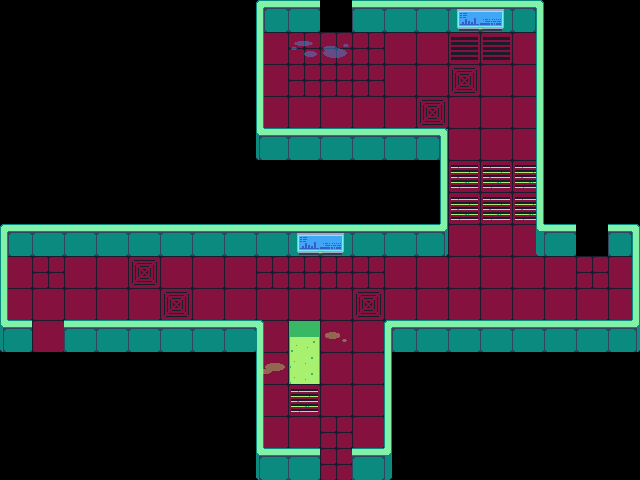

This is a level from a 2D game, rendered from its Tiled map with the project's own tilesets. A one-line summary and the complete map file follow:
An orthogonal 20x15 tile map with 32x32 px tiles, 4 tile layers (floor, walls, floorDecoration, props), 4 tilesets and 30 objects (4x Door, 3x Spawn, ChemicalTank, Trap, ExplosionEffect, ...).

<map version="1.10" tiledversion="1.11.2" orientation="orthogonal" renderorder="right-down" width="20" height="15" tilewidth="32" tileheight="32" infinite="0" nextlayerid="13" nextobjectid="148">
 <tileset firstgid="1" source="tileset_ebene3.tsx" />
 <tileset firstgid="852" source="props_and_items_ebene2.tsx" />
 <tileset firstgid="1380" source="Beartrap.tsx" />
 <tileset firstgid="1384" source="ExplosionEffect.tsx" />
 <layer id="3" name="floor" width="20" height="15">
  <data encoding="csv">
0,0,0,0,0,0,0,0,0,0,0,0,0,0,0,0,0,0,0,0,
0,0,0,0,0,0,0,0,72,71,71,71,72,72,70,70,72,0,0,0,
0,0,0,0,0,0,0,0,72,71,71,71,72,72,107,72,72,0,0,0,
0,0,0,0,0,0,0,0,72,72,72,72,72,107,72,72,72,0,0,0,
0,0,0,0,0,0,0,0,72,72,72,72,109,110,72,72,72,0,0,0,
0,0,0,0,0,0,0,0,0,0,0,0,0,0,74,74,74,0,0,0,
0,0,0,0,0,0,0,0,0,0,0,0,0,0,74,74,74,0,0,0,
0,0,0,72,74,107,107,72,184,72,72,72,72,71,72,72,72,0,0,0,
72,71,72,72,107,72,72,72,71,71,71,71,72,72,72,72,72,72,71,72,
72,72,72,72,72,107,72,72,72,72,72,107,72,72,72,72,72,72,72,72,
72,72,107,107,72,72,72,72,72,73,72,72,72,72,72,72,72,72,72,72,
0,0,0,0,0,0,0,0,72,184,72,72,0,0,0,0,0,0,0,0,
0,0,0,0,0,0,0,0,72,74,72,72,0,0,0,0,0,0,0,0,
0,0,0,0,0,0,0,0,72,72,71,72,0,0,0,0,0,0,0,0,
0,0,0,0,0,0,0,0,0,72,71,0,0,0,0,0,0,0,0,0
</data>
 </layer>
 <layer id="1" name="walls" width="20" height="15">
  <data encoding="csv">
0,0,0,0,0,0,0,0,3,6,0,6,6,6,6,6,9,0,0,0,
0,0,0,0,0,0,0,0,76,0,0,0,0,0,0,0,84,0,0,0,
0,0,0,0,0,0,0,0,76,0,0,0,0,0,0,0,84,0,0,0,
0,0,0,0,0,0,0,0,76,0,0,0,0,0,0,0,84,0,0,0,
0,0,0,0,0,0,0,0,373,6,6,6,6,47,0,0,84,0,0,0,
0,0,0,0,0,0,0,0,0,0,0,0,0,84,0,0,84,0,0,0,
0,0,0,0,0,0,0,0,0,0,0,0,0,84,0,0,84,0,0,0,
39,6,6,6,6,6,6,6,6,6,6,6,6,379,0,0,46,6,0,9,
76,0,0,0,0,0,0,0,0,0,0,0,0,0,0,0,0,0,0,84,
76,0,0,0,0,0,0,0,0,0,0,0,0,0,0,0,0,0,0,84,
373,0,376,376,376,376,376,376,336,0,0,0,3,376,376,376,376,376,376,379,
0,0,0,0,0,0,0,0,76,0,0,0,76,0,0,0,0,0,0,0,
0,0,0,0,0,0,0,0,76,0,0,0,76,0,0,0,0,0,0,0,
0,0,0,0,0,0,0,0,76,0,0,0,76,0,0,0,0,0,0,0,
0,0,0,0,0,0,0,0,373,6,0,6,40,0,0,0,0,0,0,0
</data>
 </layer>
 <layer id="12" name="floorDecoration" width="20" height="15">
  <data encoding="csv">
0,0,0,0,0,0,0,0,0,0,0,0,0,0,0,0,0,0,0,0,
0,0,0,0,0,0,0,0,0,879,880,0,0,0,0,0,0,0,0,0,
0,0,0,0,0,0,0,0,0,0,0,0,0,0,0,0,0,0,0,0,
0,0,0,0,0,0,0,0,0,0,0,0,0,0,0,0,0,0,0,0,
0,0,0,0,0,0,0,0,0,0,0,0,0,0,0,0,0,0,0,0,
0,0,0,0,0,0,0,0,0,0,0,0,0,0,0,0,0,0,0,0,
0,0,0,0,0,0,0,0,0,0,0,0,0,0,0,0,0,0,0,0,
0,0,0,0,0,0,0,0,0,0,0,0,0,0,0,0,0,0,0,0,
0,0,0,0,0,0,0,0,0,0,0,0,0,0,0,0,0,0,0,0,
0,0,0,0,0,0,0,0,0,0,0,0,0,0,0,0,0,0,0,0,
0,0,0,0,0,0,0,0,0,0,877,0,0,0,0,0,0,0,0,0,
0,0,0,0,0,0,0,0,876,0,0,0,0,0,0,0,0,0,0,0,
0,0,0,0,0,0,0,0,0,0,0,0,0,0,0,0,0,0,0,0,
0,0,0,0,0,0,0,0,0,0,0,0,0,0,0,0,0,0,0,0,
0,0,0,0,0,0,0,0,0,0,0,0,0,0,0,0,0,0,0,0
</data>
 </layer>
 <layer id="2" name="props" width="20" height="15">
  <data encoding="csv">
0,0,0,0,0,0,0,0,0,0,0,0,0,0,948,949,0,0,0,0,
0,0,0,0,0,0,0,0,0,0,0,0,0,0,0,0,0,0,0,0,
0,0,0,0,0,0,0,0,0,0,0,0,0,0,0,0,0,0,0,0,
0,0,0,0,0,0,0,0,0,0,0,0,0,0,0,0,0,0,0,0,
0,0,0,0,0,0,0,0,0,0,0,0,0,0,0,0,0,0,0,0,
0,0,0,0,0,0,0,0,0,0,0,0,0,0,0,0,0,0,0,0,
0,0,0,0,0,0,0,0,0,0,0,0,0,0,0,0,0,0,0,0,
0,0,0,0,0,0,0,0,0,948,949,0,0,0,0,0,0,0,0,0,
0,0,0,0,0,0,0,0,0,0,0,0,0,0,0,0,0,0,0,0,
0,0,0,0,0,0,0,0,0,0,0,0,0,0,0,0,0,0,0,0,
0,0,0,0,0,0,0,0,0,0,0,0,0,0,0,0,0,0,0,0,
0,0,0,0,0,0,0,0,0,0,0,0,0,0,0,0,0,0,0,0,
0,0,0,0,0,0,0,0,0,0,0,0,0,0,0,0,0,0,0,0,
0,0,0,0,0,0,0,0,0,0,0,0,0,0,0,0,0,0,0,0,
0,0,0,0,0,0,0,0,0,0,0,0,0,0,0,0,0,0,0,0
</data>
 </layer>
 <objectgroup id="6" name="Collisions">
  <object id="110" x="256" y="24" width="64" height="8" />
  <object id="111" x="352" y="24" width="192" height="8" />
  <object id="112" x="536" y="32" width="8" height="224" />
  <object id="113" x="544" y="248" width="32" height="8" />
  <object id="114" x="608" y="248" width="32" height="8" />
  <object id="115" x="632" y="256" width="8" height="88" />
  <object id="116" x="384" y="344" width="256" height="8" />
  <object id="117" x="384" y="352" width="8" height="128" />
  <object id="118" x="352" y="472" width="32" height="8" />
  <object id="119" x="256" y="472" width="64" height="8" />
  <object id="120" x="256" y="352" width="8" height="120" />
  <object id="121" x="0" y="344" width="264" height="8" />
  <object id="122" x="0" y="256" width="8" height="88" />
  <object id="123" x="0" y="248" width="448" height="8" />
  <object id="125" x="440" y="160" width="8" height="88" />
  <object id="126" x="256" y="152" width="192" height="8" />
  <object id="127" x="256" y="32" width="8" height="120" />
  <object id="145" name="ChemicalTank" type="ChemicalTank" x="416" y="32" width="32" height="33" />
 </objectgroup>
 <objectgroup id="9" name="Props" />
 <objectgroup id="7" name="Entities">
  <object id="53" name="Beartrap" type="Trap" gid="1380" x="319.862" y="392.584" width="32" height="32">
   <properties>
    <property name="Damage" type="float" value="40" />
    <property name="Effect" type="object" value="58" />
    <property name="RangeLayer" type="object" value="54" />
   </properties>
  </object>
  <object id="58" name="ExplosionEffect" gid="1384" x="265.5" y="386.5" width="128" height="128" />
  <object id="64" name="ScientistSpawn" type="Spawn" x="160" y="288">
   <ellipse />
  </object>
  <object id="65" name="SnackMachine" type="SnackMachine" x="384" y="32" width="32" height="32" />
  <object id="105" name="DoorSpawn" type="Door" x="576" y="224" width="32" height="32">
   <properties>
    <property name="DoorDirection" value="East" />
   </properties>
  </object>
  <object id="106" name="DoorSpawn" type="Door" x="32" y="320" width="32" height="32">
   <properties>
    <property name="DoorDirection" value="West" />
   </properties>
  </object>
  <object id="107" name="DoorSpawn" type="Door" x="320" y="0" width="32" height="32">
   <properties>
    <property name="DoorDirection" value="North" />
   </properties>
  </object>
  <object id="108" name="DoorSpawn" type="Door" x="320" y="448" width="32" height="32">
   <properties>
    <property name="DoorDirection" value="South" />
   </properties>
  </object>
  <object id="144" name="RobotSpawn" type="Spawner" x="464" y="80" width="25.3333" height="20">
   <ellipse />
  </object>
  <object id="146" name="ScientistSpawn" type="Spawn" x="209" y="288">
   <ellipse />
  </object>
  <object id="147" name="ScientistSpawn" type="Spawn" x="411" y="289">
   <ellipse />
  </object>
 </objectgroup>
 <objectgroup id="8" name="Acids">
  <object id="129" x="288" y="320" width="32" height="64" />
 </objectgroup>
</map>
